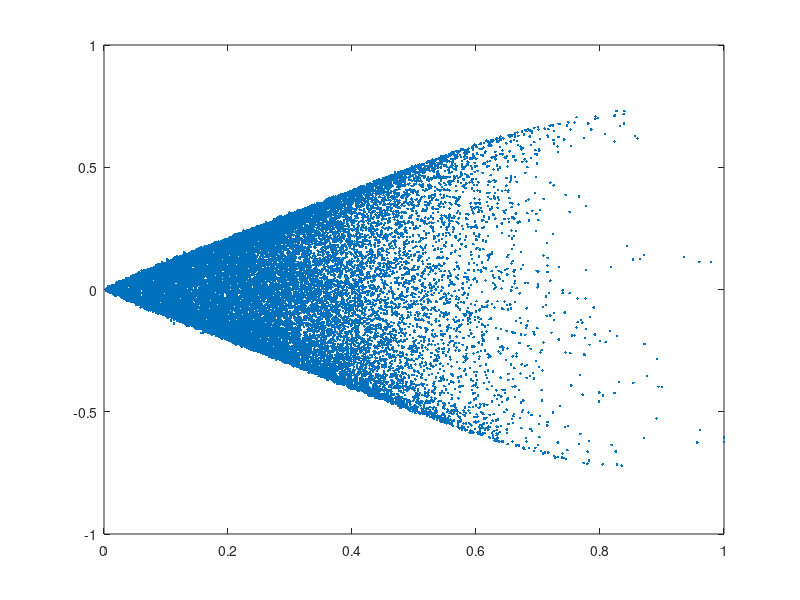

The MATLAB script that drew this image:
function[] = Plotagens
    load('Dados.mat','Dados_Entrada','Dados_Saida');
    load('Saida');

    Abs_In = abs(Dados_Entrada(:,1));
    Re_Out = imag(Dados_Saida);
    plot(Abs_In,Re_Out,'.');
end